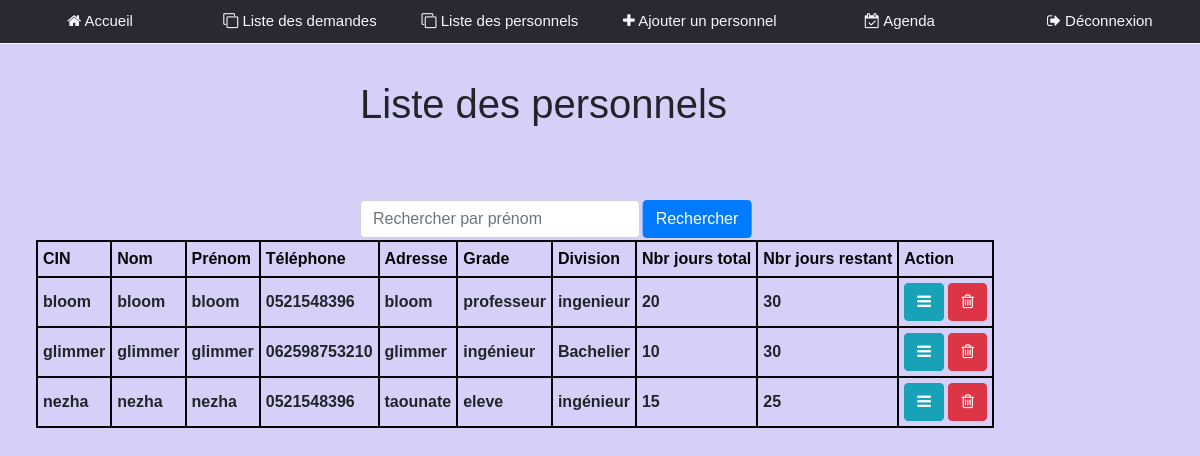
Screenshot of /liste_perso.php with the database file from the repository.
### tables this page shows
CREATE TABLE `personnel` (
  `id` int(11) NOT NULL,
  `cin` varchar(10) DEFAULT NULL,
  `nom` varchar(255) NOT NULL,
  `prénom` varchar(255) NOT NULL,
  `grade` varchar(255) NOT NULL,
  `division` varchar(255) NOT NULL,
  `tel` varchar(255) NOT NULL,
  `adresse` text NOT NULL,
  `jourstot` int(11) NOT NULL,
  `joursrest` int(11) NOT NULL,
  `email` text NOT NULL
);

### liste_perso.php (the view, shortened to what this page needs)
<?php
require 'config.php';
$sql = "SELECT * FROM  `personnel` " ;
$results = mysqli_query($conn , $sql) or die ("bad query");
?>
<!DOCTYPE html PUBLIC "-//W3C//DTD XHTML 1.0 Strict//EN" "http://www.w3.org/TR/xhtml1/DTD/xhtml1-strict.dtd">
<html xmlns:o="urn:schemas-microsoft-com:office:office" __expr-val-dir="ltr" lang="fr-fr" dir="ltr">
<html>
    <head>
        <link rel="stylesheet" href="https://stackpath.bootstrapcdn.com/bootstrap/4.3.1/css/bootstrap.min.css">
        <link rel="stylesheet" href="https://stackpath.bootstrapcdn.com/font-awesome/4.7.0/css/font-awesome.min.css">
        <link rel="stylesheet" href="liste_perso.css">
    </head>
<body>
<nav id="navigation">
    <ul class="parent">
        <li><a href="index_val.php"><i class="fa fa-home" aria-hidden="true"></i> Accueil</a></li>
        <li><a href="liste_demandes.php" ><i class="fa fa-clone" aria-hidden="true"></i> Liste des demandes</a></li>
        <li><a href="#" ><i class="fa fa-clone" aria-hidden="true"></i> Liste des personnels</a></li>
        <li><a href="ajout_perso.php" ><i class="fa fa-plus" aria-hidden="true"></i> Ajouter un personnel</a></li>
        <li><a href="github/index2.php"><i class="fa fa-calendar-check-o" aria-hidden="true" ></i> Agenda</a>
        <li><a href="logout.php" ><i class="fa fa-sign-out" aria-hidden="true" ></i> Déconnexion</a></li>
    </ul>
</nav>
<h1>Liste des personnels</h1>
<form action="" >
        <input type="text" class="form-control" name="a" placeholder="Rechercher par prénom" style="width:280px;">
        <button class="btn btn-primary" id="search">Rechercher</button>
</form>
<table >
    <thead>
        <tr>
            <th>CIN</th>
            <th>Nom</th>
            <th>Prénom</th>
            <th>Téléphone</th>
            <th>Adresse</th>
            <th>Grade</th>
            <th>Division</th>
            <th>Nbr jours total</th>
            <th>Nbr jours restant</th>
            <th>Action</th>
        </tr>
    </thead>
    <tbody>
    <?php foreach($results as $result):?>
        <tr>
            <th><?= $result['cin']?></th>
            <th><?= $result['nom']?></th>
            <th><?= $result['prénom']?></th>
            <th><?= $result['tel']?></th>
            <th><?= $result['adresse']?></th>
            <th><?= $result['grade']?></th>
            <th><?= $result['division']?></th>
            <th><?= $result['jourstot']?></th>
            <th><?= $result['joursrest']?></th>
            <th>
            <a href="Edit.php?edit=<?php echo $result['id'] ; ?>" class="btn btn-info" ><i class="fa fa-bars" aria-hidden="true"></i></a>
            <a href="Actio.php?delete=<?php echo $result['id'] ; ?>" class="btn btn-danger"><i class="fa fa-trash-o" aria-hidden="true"></i></a>
            </th>
        </tr>
    <?php endforeach ?>
    </tbody>
</table>
</body>

### liste_perso.css (style rules this page uses)
* { box-sizing: border-box; }
nav { margin-left: -40px; margin-top: -15.8px; }
body { background-color: #D6D0F9; box-sizing: border-box; font-family: sans-serif; }
li { list-style: none; }
a { text-decoration: none; color: white; }
ul.parent > li { float: left; width: 16.665%; text-align: center; padding-top: 10px; padding-bottom: 10px; background: black; opacity: .8; cursor: pointer; border-bottom: 0.5px solid white; font-size: 15px; }
h1 { position: absolute; top: 10%; left: 30%; }
form { position: absolute; top: 25%; left: 30%; }
#search { transform: translate(260% , -100%); }
table { position: absolute; left: 3%; top: 20%; border-collapse: collapse; min-width: 800px; width: auto; cursor: pointer; margin: 80px auto ; border: 2px solid rgb(5, 5, 5); }
thead tr { color: rgb(5, 5, 5); text-align: left; }
th, td { padding: 5px 5px ; border: 1px solid rgb(5, 5, 5); }
tbody tr , td ,th { border: 2px solid rgb(5, 5, 5); }

### rows the page displays
personnel: cin "bloom", nom "bloom", prénom "bloom", tel "0521548396", adresse "bloom", grade "professeur", division "ingenieur", jourstot "20", joursrest "30"
personnel: cin "glimmer", nom "glimmer", prénom "glimmer", tel "062598753210", adresse "glimmer", grade "ingénieur", division "Bachelier", jourstot "10", joursrest "30"
personnel: cin "nezha", nom "nezha", prénom "nezha", tel "0521548396", adresse "taounate", grade "eleve", division "ingénieur", jourstot "15", joursrest "25"
